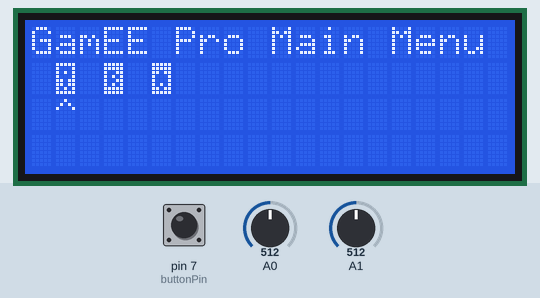
Bench run of a sketch on a simulated Arduino Uno, built with avr-gcc and run on an emulated ATmega328P. Shown: 20×4 character LCD. The test bench sets the inputs (shaded band); at power-on: pin 7 (buttonPin) LOW, A1 = 512, A0 = 512. Random numbers use the default seed unless the sketch sets one.

Above: at 1.2 s.
1.3 s: pin 7 (buttonPin) pulled HIGH for 0.3 s
At 1.76 s:
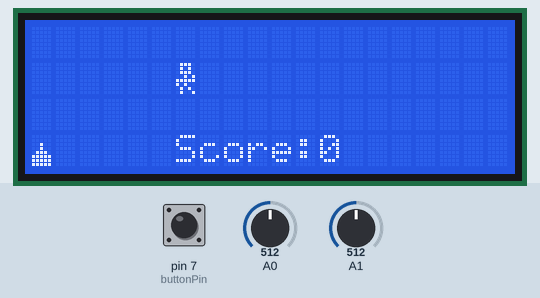
3.6 s: pin 7 (buttonPin) pulled HIGH for 1 s
At 3.83 s:
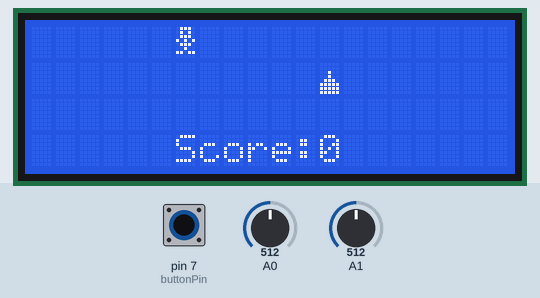
6.2 s: pin 7 (buttonPin) pulled HIGH for 0.3 s
At 6.7 s:
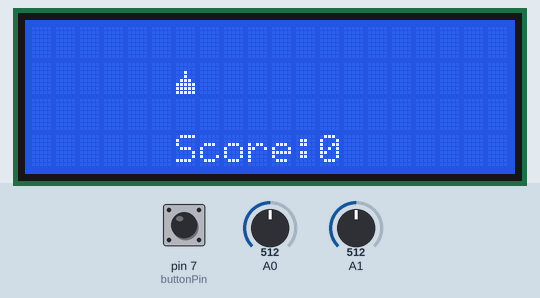
8.5 s: A1 set to 710
At 11.01 s:
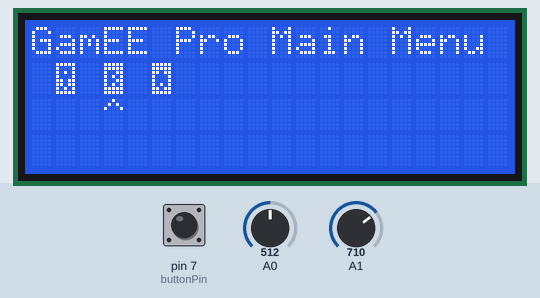
11.5 s: pin 7 (buttonPin) pulled HIGH for 3.2 s
At 12.05 s:
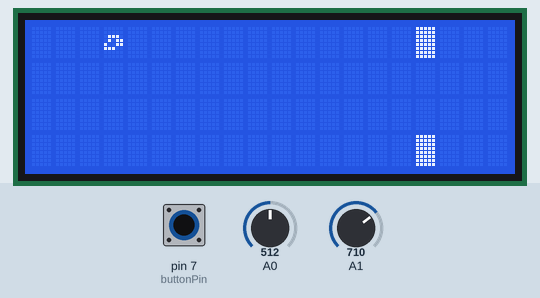
16.2 s: pin 7 (buttonPin) pulled HIGH for 3.2 s
At 20.2 s:
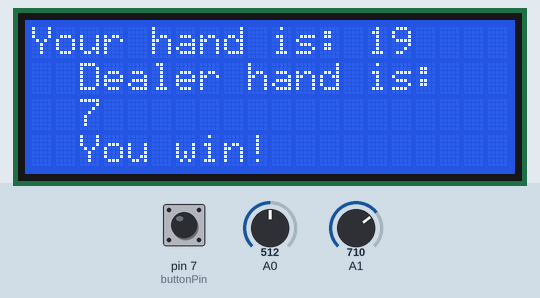
Timing chart, 0 to 21.7 s (numbered marks = the images above; inputs shaded):
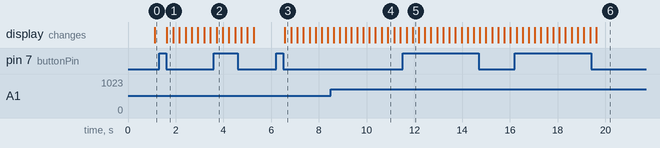

The sketch:

sketch_feb25a.ino
```cpp
#include <LiquidCrystal.h>
const int rs = 12, en = 11, d4 = 5, d5 = 4, d6 = 3, d7 = 2;
LiquidCrystal lcd(rs, en, d4, d5, d6, d7);
int current = 0;
int spikePos = 20;
int characterHeight = 0;
int systemItem = 0;
String message = "GamEE";
const int buttonPin = 7;
int sameMessage = 0;
int selected = 1;
int score = 0;
int dinoDelay = 250;
int birdHeight = 2;
int counterBird = 0;
int pillarLoc = 16;
int jackAdd = 0;
int dealer = (rand() % 10 + 1) + (rand() % 10 + 1);
int counterHand = (rand() % 10 + 1) + (rand() % 10 + 1);
void setup() {
  // set up the LCD's number of columns and rows:
  lcd.begin(20,4);
  // Print a message to the LCD.

}

void loop() {
  lcd.clear();
  switch(systemItem) {
    case(0):
      homeScreen();
      break;
    case(1):
      dinoGame();
      break;
    case(2):
      flappyBird();
      break;
    case(3):
      blackjack();
      break;
  }
}

void homeScreen() {
  pinMode(buttonPin, INPUT);
  int buttonState = digitalRead(buttonPin);
  if (buttonState == HIGH) {
    systemItem = selected;
  }
  byte dinoApp[] = {
  B11111,
  B10001,
  B10101,
  B10001,
  B11011,
  B11011,
  B10101,
  B11111
};

byte birdApp[] = {
  B11111,
  B11111,
  B10011,
  B10101,
  B10011,
  B10101,
  B11111,
  B11111
};


byte blackjack[] = {
  B11111,
  B11111,
  B11011,
  B10001,
  B10001,
  B10101,
  B11011,
  B11111
};


  lcd.createChar(0, dinoApp);
  lcd.createChar(1, birdApp);
  lcd.createChar(2, blackjack);
  lcd.home();
  lcd.print(message);
  int sensor0 = analogRead(A0);
  int sensor1 = analogRead(A1);
  lcd.setCursor((selected * 2) -1,2);
  lcd.print("^");
  lcd.setCursor(0,3);
  lcd.setCursor(0, 2);
  if (sameMessage > 2) {
    message = "GamEE Pro Main Menu";
  } else {
  sameMessage++;
  }
  lcd.setCursor(1, 1);
  lcd.write((byte) 0);
  lcd.setCursor(3, 1);
  lcd.write((byte) 1);
  lcd.setCursor(5, 1);
  lcd.write((byte) 2);

  if (sensor1 > 700) {
    selected = menuAdd(selected);
  } else if(sensor1 < 100) {
    selected = menuSub(selected);
  }
  delay(250);
}

void dinoGame() {
  byte evenRun[] = {
  B01110,
  B01010,
  B01110,
  B00101,
  B11111,
  B10100,
  B01010,
  B10010
};


byte oddRun[] = {
  B01110,
  B01010,
  B01110,
  B00101,
  B11111,
  B10100,
  B01010,
  B01001
};

byte spike[] = {
  B00000,
  B00000,
  B00100,
  B00100,
  B01110,
  B11111,
  B11111,
  B11111
};

byte jumping[] = {
  B01110,
  B01010,
  B01110,
  B10101,
  B01110,
  B00100,
  B11011,
  B00000
};
  lcd.createChar(0, evenRun);
  lcd.createChar(1, oddRun);
  lcd.createChar(2, jumping);
  lcd.createChar(3, spike);
  pinMode(buttonPin, INPUT);
  int buttonState = digitalRead(buttonPin);
  if (buttonState == HIGH) {
    current = 2;
    characterHeight = 1;
  }
  if(current == 1) {
    current = 0;
  } else if(current == 0) {
    current = 1;
  }
  int height = 1 - characterHeight;
  lcd.setCursor(6,height);
  lcd.write((byte) current);
  delay(1);
  lcd.setCursor(spikePos--, 1);
  lcd.write((byte) 3);
  if (current == 2) {
    current = 1;
    characterHeight = 0;
  }
  if (height == 1) {
    if (spikePos == 6) {
      systemItem = 0;
      dinoDelay = 250;
      score = 0;
    }
  }
  if (spikePos == 0) {
    spikePos = 16;
    score = score + 1;
    dinoDelay = dinoDelay - 10;
  }
  lcd.setCursor(6, 3);
  lcd.print("Score: ");
  lcd.setCursor(12, 3);
  lcd.print(score);
  delay(dinoDelay);

}

void flappyBird() {
  byte birdChar[] = {
  B00000,
  B00000,
  B01110,
  B01011,
  B10011,
  B11100,
  B00000,
  B00000
};
byte pillar[] = {
  B11111,
  B11111,
  B11111,
  B11111,
  B11111,
  B11111,
  B11111,
  B11111
};
  lcd.createChar(0, birdChar);
  lcd.createChar(1, pillar);
  pinMode(buttonPin, INPUT);
  int buttonState = digitalRead(buttonPin);
  if (buttonState == HIGH) {
    if(birdHeight < 3 ) {
      birdHeight = birdHeight + 1;
    }
  }
  //lcd.setCursor(3, 3 - birdHeight);
  lcd.setCursor(3, 3 - birdHeight);
  lcd.write((byte) 0);

  lcd.setCursor(pillarLoc, 0);
  lcd.write((byte) 1);
  delay(1);
  lcd.setCursor(pillarLoc, 3);
  lcd.write((byte) 1);
  counterBird++;
  if(counterBird > 3) {
    birdHeight = birdHeight - 1;
    counterBird = 0;
  }
  pillarLoc = pillarLoc - 1;
  if(pillarLoc == 0) {
    pillarLoc = 16;
  }
  if(pillarLoc == 3) {
    if(birdHeight == 0 || birdHeight == 3) {
      systemItem = 0;
      sameMessage = 0;
      message = "Your bird crashed!";
    }
  }
  delay(250);
}

void blackjack() {
  lcd.home();
  lcd.print("Your hand is: ");
  lcd.setCursor(0, 1);
  lcd.print(dealer);
  lcd.setCursor(0, 2);
  lcd.print("Hit? Right");
  lcd.setCursor(0, 3);
  lcd.print("Hold? Left");
  int sensor0 = analogRead(A0);
  int sensor1 = analogRead(A1);
  if (sensor1 > 700) {
    dealer = dealer +  (rand() % 10 + 1);
    lcd.clear();
    lcd.home();
    lcd.print("Your hand is: ");

    lcd.print(dealer);
    lcd.setCursor(2, 1);
    lcd.print("Dealer hand is: ");
    lcd.setCursor(2, 2);
    lcd.print(counterHand);
    if (dealer > counterHand && dealer <= 21) {
      lcd.setCursor(2, 3);
      lcd.print("You win!");
      delay(4000);
      dealer = (rand() % 10 + 1) + (rand() % 10 + 1);
      counterHand = (rand() % 10 + 1) + (rand() % 10 + 1);
      systemItem = 0;
    } else {
      lcd.setCursor(2, 3);
      lcd.print("You lose!");
      delay(4000);
      dealer = (rand() % 10 + 1) + (rand() % 10 + 1);
      counterHand = (rand() % 10 + 1) + (rand() % 10 + 1);
      systemItem = 0;
    }
  } else if(sensor1 < 100) {
    lcd.clear();
    lcd.home();
    lcd.print("Your hand is: ");

    lcd.print(dealer);
    lcd.setCursor(2, 1);
    lcd.print("Dealer hand is: ");
    lcd.setCursor(2, 2);
    lcd.print(counterHand);
    if (dealer > counterHand && dealer <= 21) {
      lcd.setCursor(2, 3);
      lcd.print("You win!");
      delay(4000);
      dealer = (rand() % 10 + 1) + (rand() % 10 + 1);
      counterHand = (rand() % 10 + 1) + (rand() % 10 + 1);
      systemItem = 0;
    } else {
      lcd.setCursor(2, 3);
      lcd.print("You lose!");
      delay(4000);
      dealer = (rand() % 10 + 1) + (rand() % 10 + 1);
      counterHand = (rand() % 10 + 1) + (rand() % 10 + 1);
      systemItem = 0;
    }
  }
  delay(250);
}

int menuAdd(int which) {
  if (which == 3) {
    return 1;
  } else {
    return (which + 1);
  }
}

int menuSub(int which) {
  if (which == 1) {
    return 3;
  } else {
    return (which - 1);
  }
}
```

Measured:
- after the input at 1.3 s, the display: first changes after 0.33 s (image 1 shows a later state)
- after the input at 6.2 s, the display: first changes after 0.37 s (image 3 shows a later state)
